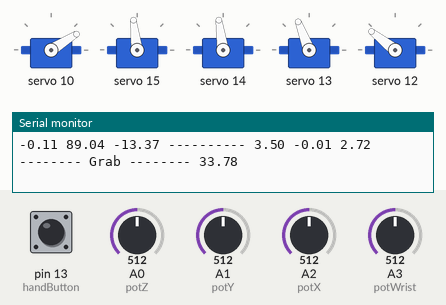
Recording of a sketch running on a simulated Arduino Uno, built with avr-gcc and run on an emulated ATmega328P. On the bench: 5 × servo, the last lines printed to the serial monitor. The test bench sets the inputs (shaded band); at power-on: A1 (potY) = 512, A0 (potZ) = 512, pin 13 (handButton) HIGH, A3 (potWrist) = 512, A2 (potX) = 512.

Above: at 1.7 s.
1.8 s: A1 (potY) set to 490
At 3.0 s:
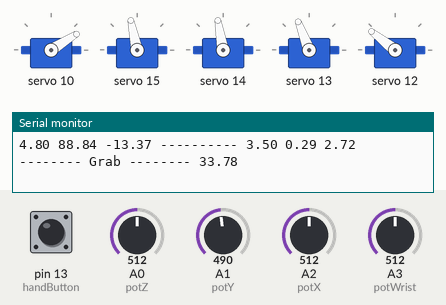
3.3 s: A0 (potZ) set to 474
At 4.2 s:
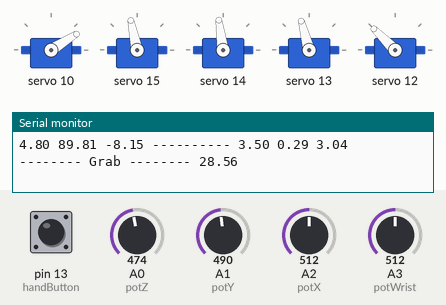
4.8 s: pin 13 (handButton) pulled LOW for 0.15 s
At 4.91 s:
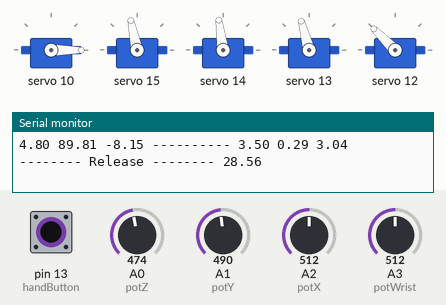
6.4 s: A3 (potWrist) set to 490
At 7.3 s:
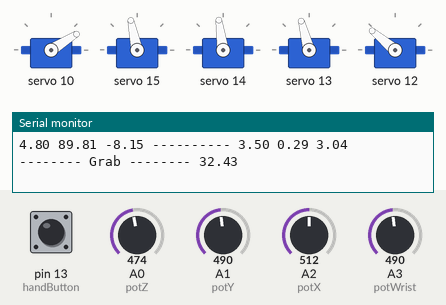
7.9 s: A2 (potX) set to 716
At 9.1 s:
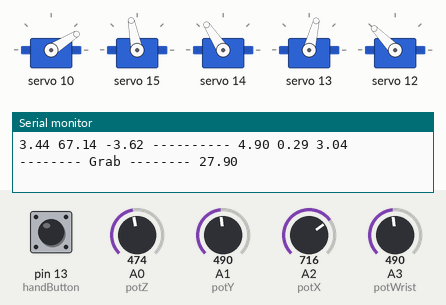
9.4 s: A0 (potZ) set to 306
At 10.5 s:
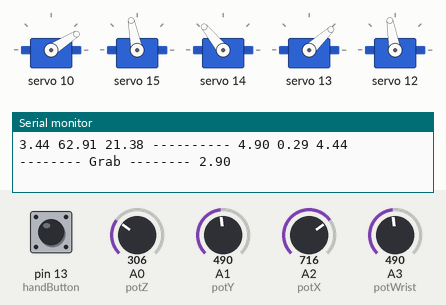
Timing chart, 0 to 11.9 s (numbered marks = the images above; inputs shaded):
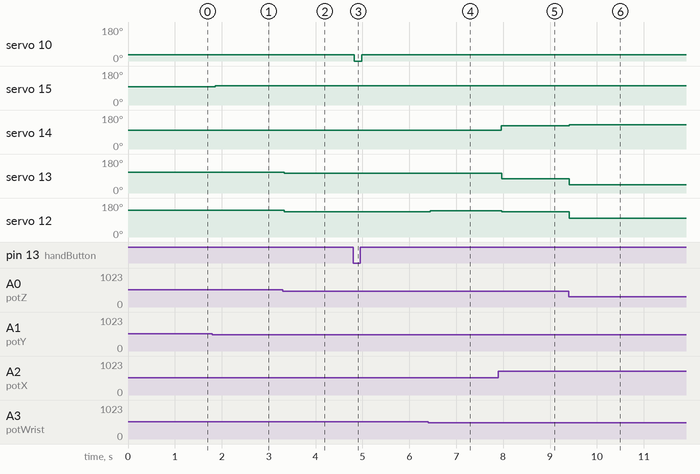

Measured:
- after the input at 1.8 s, servo 15: 97° → 102° after 0.06 s; servo 14: 98° → 100° after 0.06 s
- after the input at 3.3 s, servo 14: 100° → 98° at once; servo 13: 111° → 105° at once; servo 12: 142° → 135° at once
- after the input at 4.8 s, servo 10: 32° → 0° at once, → 32° 0.16 s later
- after the input at 6.4 s, servo 12: 135° → 140° after 0.05 s
- after the input at 7.9 s, servo 15: 102° → 101° after 0.06 s; servo 14: 98° → 123° after 0.06 s; servo 13: 105° → 76° after 0.07 s; servo 12: 140° → 134° after 0.07 s
- after the input at 9.4 s, servo 14: 123° → 129° at once; servo 13: 76° → 43° at once; servo 12: 134° → 100° at once

The sketch:

inverse_kinematics.ino
```cpp
#include <Wire.h>
#include <Adafruit_PWMServoDriver.h>

// Servo driver constants
#define FREQUENCY 50
#define MIN_PULSE_WIDTH 500
#define MAX_PULSE_WIDTH 2600

// Initialize the I2C PWM driver
Adafruit_PWMServoDriver pwm = Adafruit_PWMServoDriver();

// Define PCA9685 driver channels for each joint
int base = 15;
int shoulder = 14;
int elbow = 13;
int wrist = 12;
int hand = 10;

// Define analog input pins for potentiometers
int potX = A2;
int potY = A1;
int potZ = A0;
int potWrist = A3;
// Define digital input pin for the gripper button
int handButton = 13;

// Define physical arm constraints
double armLength = 3.54; // length of each arm in INCHES

void setup() {
  Serial.begin(9600);

  // Initialize the PWM driver for servo control
  pwm.begin();
  pwm.setPWMFreq(FREQUENCY);

  // Configure the hand gripper button with an internal pull-up resistor
  pinMode(handButton, INPUT_PULLUP);

  // Set initial gripper state to closed
  moveHand("grab");
  delay(500);
}

// Custom map function to handle floating-point values for precise joint interpolation
double mapFloat(double x, double in_min, double in_max, double out_min, double out_max) {
  return (x - in_min) * (out_max - out_min) / (in_max - in_min) + out_min;
}

void loop() {
  // Continuously read inputs and update arm position
  manualControl();
  //autoControl();
}

// Pre-programmed sequence for automated testing
void autoControl() {
  moveToPos(2.86, 0, 0, -90);
  delay(1000);
  moveToPos(6.23, 0, 0, -90);
  delay(1000);
}

// Reads analog potentiometers and converts them to physical spatial coordinates
void manualControl() {
  // Read raw 10-bit analog values (0 to 1023) from potentiometers
  double potXVal = analogRead(potX);
  double potYVal = analogRead(potY);
  double potZVal = analogRead(potZ);
  double potWristVal = analogRead(potWrist);

  // Map raw analog values to physical constraints (in inches/degrees)
  double posX = mapFloat(potXVal, 0, 1023, 0, 7);
  double posY = mapFloat(potYVal, 0, 1023, 7, -7);
  double posZ = mapFloat(potZVal, 0, 1023, 7, -1.55);
  double posWrist = mapFloat(potWristVal, 0, 1023, 90, -90);

  // Execute inverse kinematics to move the arm to the target coordinates
  moveToPos(posX, posY, posZ, posWrist);

  // Log current target coordinates for debugging
  Serial.print(posX); Serial.print(" ");
  Serial.print(posY); Serial.print(" ");
  Serial.print(posZ); Serial.print(" -------- ");

  // Read button state to control gripper (LOW means pressed)
  int handButtonState = digitalRead(13);
  if (handButtonState == LOW) {
    moveHand("release");
    Serial.print("Release"); Serial.print(" -------- ");
  }
  else {
    moveHand("grab");
    Serial.print("Grab"); Serial.print(" -------- ");
  }
}

// Controls the end-effector gripper using predefined servo angles
void moveHand(String action) {
  if(action == "release") {
    // Open gripper (Servo mapped to angle ~91)
    pwm.setPWM(hand, 0, 91);
  }
  else if (action == "grab") {
    // Close gripper (Servo mapped to angle ~179)
    pwm.setPWM(hand, 0, 179);
  }
  else {
    Serial.println("Enter a valid action (grab/release).");
  }
}

// Calculates inverse kinematics to convert spatial (x,y,z) targets into joint angles
void moveToPos(double x, double y, double z, double w) {
  // Verify target is within the physical reach of the arm
  double distance = sqrt(x * x + y * y + z * z);
  if (distance > 2 * armLength) {
    Serial.println("Target position is out of reach!");
    return; // Stop the movement
  }

  // Calculate the base rotation angle in the XY plane
  double b = atan2(y, x) * (180 / PI);

  // Calculate horizontal distance (l) and hypotenuse (h) to the target
  double l = sqrt(x * x + y * y);
  double h = sqrt(z * z + l * l);

  // Calculate internal angles phi and theta for the elbow/shoulder joints
  double phi = atan2(z,l) * (180 / PI);
  double theta = acos((h / 2) / armLength) * (180 / PI);

  // Compute final shoulder (a1) and elbow (a2) joint angles
  double a1 = phi + theta;
  double a2 = (phi - theta);

  // Command servos to the computed angles
  moveToAngle(b, a1, a2, w);

  // Log computed joint angles for debugging
  Serial.print(b); Serial.print(" ");
  Serial.print(a1); Serial.print(" ");
  Serial.print(a2); Serial.print(" ---------- ");
}

// Compensates for physical servo mounting offsets and drives the motors
void moveToAngle(double posBase, double posShoulder, double posElbow, double posWrist) {
  // Base and shoulder move normally based on IK calculation
  pwm.setPWM(base, 0, angleToPWM(posBase, true, false, false, false));
  pwm.setPWM(shoulder, 0, angleToPWM(posShoulder, false, true, false, false));

  // Elbow angle is offset by the shoulder's position to keep it relative to the ground
  pwm.setPWM(elbow, 0, angleToPWM(90-posShoulder+posElbow, false, false, true, false));

  // Wrist angle is offset by the elbow's position, with an additional 20.5 degree mechanical offset
  pwm.setPWM(wrist, 0, angleToPWM(-posElbow+posWrist+20.5, false, false, false, true));
  Serial.println(-posElbow+posWrist+20.5);
}

// Converts calculated joint angles into specific PWM pulse widths based on servo constraints
int angleToPWM(double angle, bool isBase, bool isShoulder, bool isElbow, bool isWrist) {
  // Convert standard pulse widths to PCA9685 12-bit register values (0-4095)
  // Formula: (Pulse Width / 1,000,000) * Frequency * 4096

  if (isBase) {
    // Base servo operates from -90 to 90 degrees
    return double(float(map(angle, -90, 90, MIN_PULSE_WIDTH, MAX_PULSE_WIDTH)) / 1000000 * FREQUENCY * 4096);
  }
  else if (isShoulder) {
    // Shoulder servo is physically inverted (180 to 0)
    return double(float(map(angle, 180, 0, MIN_PULSE_WIDTH, MAX_PULSE_WIDTH)) / 1000000 * FREQUENCY * 4096);
  }
  else if (isElbow) {
    // Elbow servo operates from 90 to -90 degrees
    return double(float(map(angle, 90, -90, MIN_PULSE_WIDTH, MAX_PULSE_WIDTH)) / 1000000 * FREQUENCY * 4096);
  }
  else if (isWrist) {
    // Wrist servo requires a wider pulse range (+/- 200) to reach limits
    return double(float(map(angle, -90, 90, MIN_PULSE_WIDTH-200, MAX_PULSE_WIDTH+200)) / 1000000 * FREQUENCY * 4096);
  }

  // Default mapping for unhandled joints (0 to 180 degrees)
  return int(float(map(angle, 0, 180, MIN_PULSE_WIDTH, MAX_PULSE_WIDTH)) / 1000000 * FREQUENCY * 4096);
}
```
